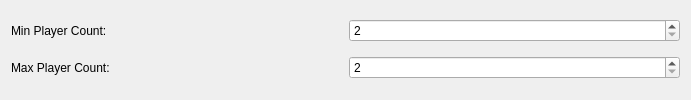
<?xml version="1.0" encoding="UTF-8"?>
<ui version="4.0">
 <class>DataSetFilterWidget_PlayerCount</class>
 <widget class="QWidget" name="DataSetFilterWidget_PlayerCount">
  <property name="geometry">
   <rect>
    <x>0</x>
    <y>0</y>
    <width>691</width>
    <height>100</height>
   </rect>
  </property>
  <property name="windowTitle">
   <string>Form</string>
  </property>
  <layout class="QGridLayout" name="gridLayout">
   <item row="0" column="0">
    <widget class="QLabel" name="label">
     <property name="text">
      <string>Min Player Count:</string>
     </property>
    </widget>
   </item>
   <item row="0" column="1">
    <widget class="QSpinBox" name="spinBox">
     <property name="minimum">
      <number>2</number>
     </property>
     <property name="maximum">
      <number>8</number>
     </property>
    </widget>
   </item>
   <item row="1" column="0">
    <widget class="QLabel" name="label_2">
     <property name="text">
      <string>Max Player Count:</string>
     </property>
    </widget>
   </item>
   <item row="1" column="1">
    <widget class="QSpinBox" name="spinBox_2">
     <property name="minimum">
      <number>2</number>
     </property>
     <property name="maximum">
      <number>8</number>
     </property>
    </widget>
   </item>
  </layout>
 </widget>
 <resources/>
 <connections/>
</ui>
